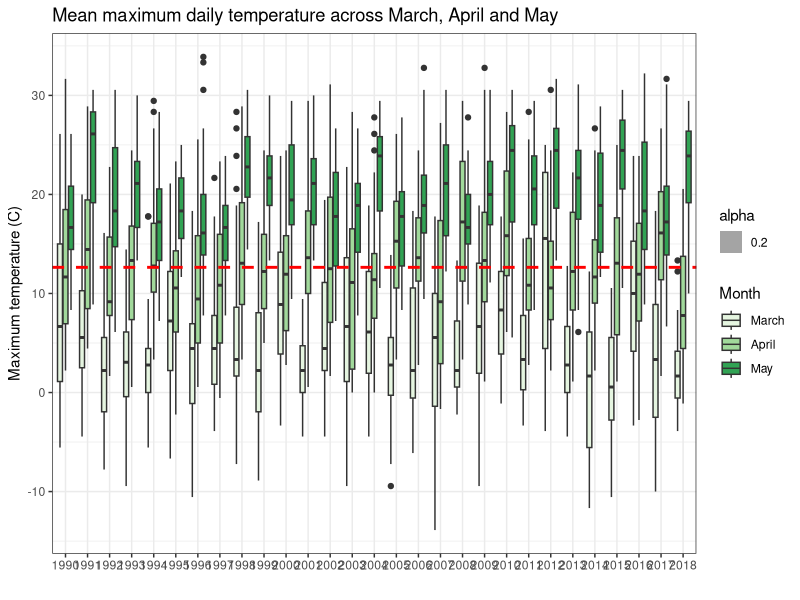
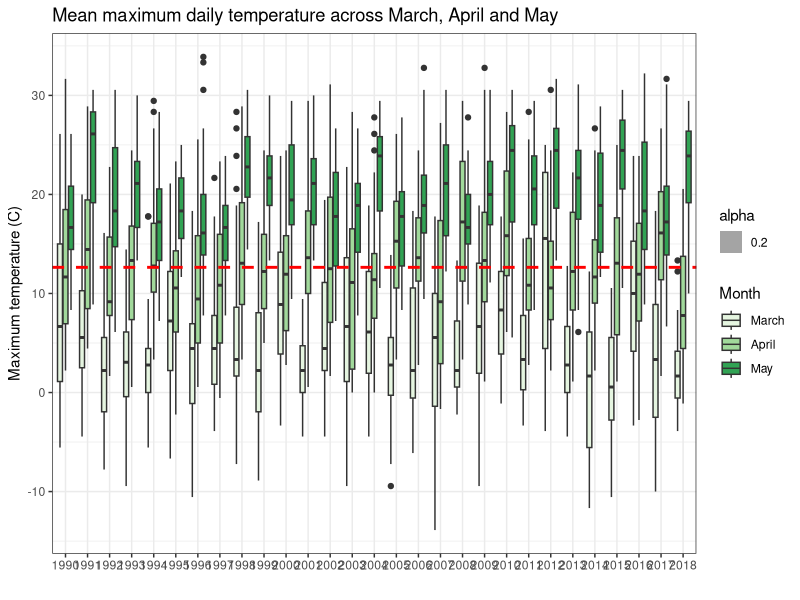

Reproduce these figures in R, in order.
## ---- chunk 1
library(tidyverse)
library(dplyr)
library(zoo)
## ---- chunk 2
df <- read.csv("IthacaWeatherData1990_2022.csv", h=TRUE)

#coerce climate variables to class numeric, NAs introduced where missing data were coded as characters 
df$MaxTemp <- as.numeric(df$MaxTemp)
df$MinTemp <- as.numeric(df$MinTemp)
df$Precip <- as.numeric(df$Precip)
df$HDD <- as.numeric(df$HDD)
df$CDD <- as.numeric(df$CDD)
df$GDD <- as.numeric(df$GDD)
## ---- chunk 3
f2c <- function(x){
  x <- (5/9) * (x-32)
  return(x)
}
f2c(42)#first MaxTemp = 5.555C

df$MaxTempC <- mapply(f2c, df$MaxTemp)
df$MinTempC <- mapply(f2c, df$MinTemp)

in2cm <- function(x){
  x <- x * 2.54
  return(x)
}
in2cm(0.07)#first precip amount = 0.1778 cm
df$PrecipCM <- mapply(in2cm, df$Precip)
## ---- chunk 4
df <- df %>% 
  select(Date,Obs,Year,Month,Day,Julian,MaxTempC,MinTempC,AtObsTemp,
         PrecipCM,Snowfall,SnowDepth,HDD,CDD,GDD)
## ---- chunk 5
NestingMonths.df <- subset(df, Month >2 & Month <6 & Year < 2019)
## ---- chunk 6
NestingMonths.df$Year <- as.factor(NestingMonths.df$Year)
mean(NestingMonths.df$MaxTempC, na.rm=TRUE)

TempsByYear.plot <- ggplot(data = NestingMonths.df)+
  geom_boxplot(aes(x=Year,y=MaxTempC, fill=as.factor(Month)))+
  geom_hline(yintercept = 12.64, color = "red", linetype = "dashed", size = 1)+
  ylab("Maximum temperature (C)")+
  xlab("")+
  ggtitle("Mean maximum daily temperature across March, April and May")+
  theme(axis.text.x = element_text(angle = 90))+
  scale_fill_brewer(name = "Month", labels = c("March", "April", "May"), palette = "Greens")+
  geom_rect(aes(xmin=2,xmax=2.5,ymin=Inf, ymax=Inf, alpha=0.2))+
  theme_bw()

TempsByYear.plot
ggsave("TempsByYear.png", width = 9, height = 5)
## ---- chunk 7
#zoo::rollapply(): align = 'left' applies to the succeeding days, while align = 'right' applies to the preceding days  
?zoo::rollapply()

#An 11-day rolling window calculates the mean of MaxTemp for the next 11 days
df$MaxTempMean1_11 <- zoo::rollapply(df$MaxTempC, width=11, FUN=mean, align = 'left', fill = NA, partial = TRUE, na.rm = TRUE)

#Code check
c(mean=mean(df[1:11,7]),metric=df[1,16])
#mean() calculation should match metric
## ---- chunk 8
print(df[1:11,7])
## ---- chunk 9
#MaxTempMean for days 12-22
df$MaxTempMean12_22 <- dplyr::lead(df$MaxTempMean1_11, n = 11)

#Code check
c(mean=mean(df[12:22,7]), metric=df[1,17])#mean() calculation should match metric
## ---- chunk 10
print(df[12:22,7])#11 values
## ---- chunk 11
#MaxTempMean for days 23-33
df$MaxTempMean23_33 <- dplyr::lead(df$MaxTempMean12_22, n = 11)

#Code check
c(mean=mean(df[23:33,7]), metric=df[1,18])#mean() calculation should match metric
## ---- chunk 12
print(df[23:33,7])#11 values
## ---- chunk 13
#MaxTempMean for days 34-44
df$leadMax34_44 <- dplyr::lead(df$MaxTempMean23_33, n = 11)

#Code check
c(mean=mean(df[34:44,7]), metric=df[1,19])#mean() calculation should match metric
## ---- chunk 14
print(df[34:44,7])#11 values
## ---- chunk 15
#MaxTemp mean for 19 days prior to hatch date
df$MeanMaxTempIncubation <- zoo::rollapply(df$MaxTempC, width=19, FUN=mean, align = 'right', fill = NA, partial = TRUE, na.rm = TRUE)

#Code check
c(mean=mean(df[1:19,7]), metric=df[19,20]) #mean() calculation should match metric
## ---- chunk 16
print(df[1:19,7])#19 values
## ---- chunk 17
df$PrecipSum1_11 <- zoo::rollapply(df$PrecipCM, width=11, FUN=sum, align = 'left', fill = NA, partial = TRUE, na.rm = TRUE)

#Code check 
c(sum=sum(df[1:11,10], na.rm = TRUE), metric=df[1,21]) #sum() calculation should match metric
## ---- chunk 18
print(df[1:11,10])#11 values)
## ---- chunk 19
#PrecipSum column that is 11 days ahead
df$PrecipSum12_22 <- dplyr::lead(df$PrecipSum1_11, n = 11)

#Code check
c(sum=sum(df[12:22,10], na.rm = TRUE), metric=df[1,22]) #sum() calculation should match metric
## ---- chunk 20
print(df[12:22,10])
## ---- chunk 21
#PrecipSum column that is 22 days ahead
df$PrecipSum23_33 <- dplyr::lead(df$PrecipSum12_22, n = 11)

#Code check
c(sum=sum(df[23:33,10], na.rm = TRUE), metric=df[1,23]) #sum() calculation should match metric
## ---- chunk 22
print(df[23:33,10])#11 values
## ---- chunk 23
#PrecipSum column that is 33 days ahead
df$PrecipSum34_44 <- dplyr::lead(df$PrecipSum23_33, n = 11)

#Code check
c(sum=sum(df[34:44,10]), metric=df[1,24]) #sum() calculation should match metric
## ---- chunk 24
print(df[34:44,10])#11 values
## ---- chunk 25
#PrecipSum column that looks back 19 days from hatch date
df$PrecipSumIncubation <- zoo::rollapply(df$PrecipCM, width=19, FUN=sum, align = 'right', fill = NA, partial = TRUE, na.rm = TRUE)

#Code check
c(sum=sum(df[1:19,10], na.rm = TRUE), metric=df[19,25]) #sum() calculation should match metric
## ---- chunk 26
print(df[1:19,10])#19 values
## ---- chunk 27
#GDDSum column the first 11 days 
df$GDDSum1_11 <- zoo::rollapply(df$GDD, width=11, FUN=sum, align = 'left', fill = NA, partial = TRUE, na.rm = TRUE)

#Code check
c(sum=sum(df[112:122,15], na.rm = TRUE), metric=df[112,26]) #sum() calculation should match metric
## ---- chunk 28
print(df[112:122,15])
## ---- chunk 29
#GDDSum column that is 11 days ahead
df$GDDSum12_22 <- dplyr::lead(df$GDDSum1_11, n = 11)

#Code check
c(sum=sum(df[66:76,15], na.rm = TRUE), metric=df[55,27]) #sum() calculation should match metric
## ---- chunk 30
print(df[66:76,15])
## ---- chunk 31
#GDDSum column that is 22 days ahead
df$GDDSum23_33 <- dplyr::lead(df$GDDSum12_22, n = 11)

#Code check
c(sum=sum(df[66:76,15], na.rm = TRUE), metric=df[44,28]) #sum() calculation should match metric
## ---- chunk 32
#GDDSum column that is 33 days ahead
df$GDDSum34_44 <- dplyr::lead(df$GDDSum23_33, n = 11)

#Code check
c(sum=sum(df[66:76,15], na.rm = TRUE), metric=df[33,29]) #sum() should match metric
## ---- chunk 33
#GDDSum for the 19 days preceding hatch date
df$GDDSumIncubation <- zoo::rollapply(df$GDD, width=19, FUN=sum, align = 'right', fill = NA, partial = TRUE, na.rm = TRUE)

#code check
c(sum=sum(df[111:129,15], na.rm = TRUE), metric=df[129,30]) #sum() should match metric
## ---- chunk 34
print(df[111:129,15])#19 values
## ---- chunk 35
#CDDSum column the first 11 days 
df$CDDSum1_11 <- zoo::rollapply(df$CDD, width=11, FUN=sum, align = 'left', fill = NA, partial = TRUE, na.rm = TRUE)

#Code check
c(sum=sum(df[112:122,14], na.rm = TRUE), metric=df[112,31]) #sum() calculation should match metric
## ---- chunk 36
print(df[112:122,14])#11 values
## ---- chunk 37
#CDDSum column that is 11 days ahead
df$CDDSum12_22 <- dplyr::lead(df$CDDSum1_11, n = 11)

#Code check
c(sum=sum(df[66:76,14], na.rm = TRUE), metric=df[55,32]) #sum() calculation should match metric
## ---- chunk 38
print(df[66:76,14])
## ---- chunk 39
#CDDSum column that is 22 days ahead
df$CDDSum23_33 <- dplyr::lead(df$CDDSum12_22, n = 11)

#Code check
c(sum=sum(df[66:76,14], na.rm = TRUE), metric=df[44,33]) #sum() calculation should match metric
## ---- chunk 40
#CDDSum column that is 33 days ahead
df$CDDSum34_44 <- dplyr::lead(df$CDDSum23_33, n = 11)

#Code check
c(sum=sum(df[66:76,14], na.rm = TRUE), metric=df[33,34]) #sum() should match metric
## ---- chunk 41
#CDDSum for the 19 days preceding hatch date
df$CDDSumIncubation <- zoo::rollapply(df$CDD, width=19, FUN=sum, align = 'right', fill = NA, partial = TRUE, na.rm = TRUE)

#code check
c(sum=sum(df[111:129,14], na.rm = TRUE), metric=df[129,35]) #sum() should match metric
## ---- chunk 42
print(df[111:129,14])#19 values
## ---- chunk 43
#An 11-day rolling window calculates the mean of MinTemp for the next 11 days
df$MinTempMean1_11 <- zoo::rollapply(df$MinTempC, width=11, FUN=mean, align = 'left', fill = NA, partial = TRUE, na.rm = TRUE)

#Code check
c(mean=mean(df[1:11,8]),metric=df[1,36])
#mean() calculation should match metric
## ---- chunk 44
#MaxTempMean for days 12-22
df$MinTempMean12_22 <- dplyr::lead(df$MinTempMean1_11, n = 11)

#Code check
c(mean=mean(df[12:22,8]), metric=df[1,37])#mean() calculation should match metric
## ---- chunk 45
#MaxTemp mean for 19 days prior to hatch date
df$MeanMinTempIncubation <- zoo::rollapply(df$MinTempC, width=19, FUN=mean, align = 'right', fill = NA, partial = TRUE, na.rm = TRUE)

#Code check
c(mean=mean(df[1:19,8]), metric=df[19,38]) #mean() calculation should match metric
## ---- chunk 46
#New dataframe with the derived climate metrics
ClimateMetrics.df <- df %>% 
  select(Date,Month,Day,Julian,
         MaxTempMean1_11,MaxTempMean12_22,MeanMaxTempIncubation,
         MinTempMean1_11,MinTempMean12_22,MeanMinTempIncubation,
         PrecipSum1_11,PrecipSum12_22,PrecipSumIncubation,
         GDDSum1_11,GDDSum12_22,GDDSumIncubation,
         CDDSum1_11,CDDSum12_22,CDDSumIncubation)
## ---- chunk 47
# write.csv(ClimateMetrics.df, "ClimateMetrics.csv",
#            row.names = FALSE)
## ---- chunk 48
CL.df <- read.csv("ClimateMetrics.csv", h=TRUE)

